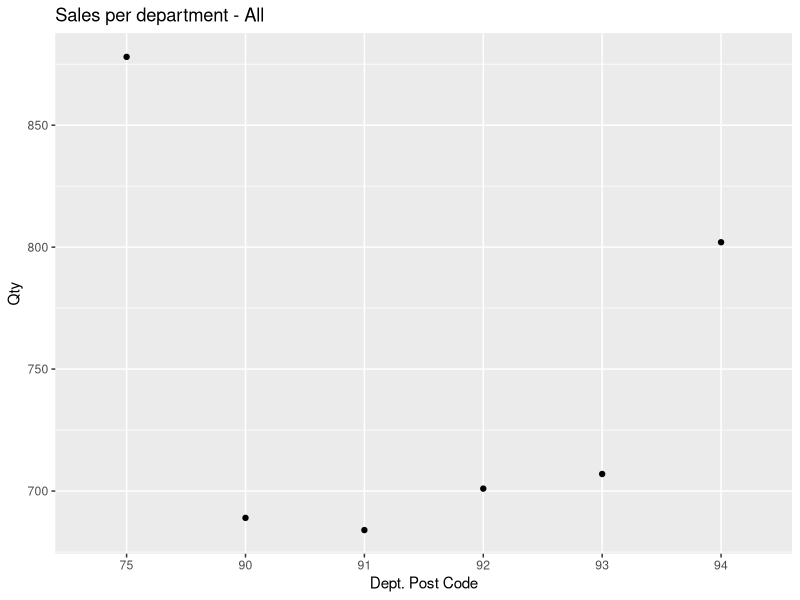

Reproduce this figure in R.
# Apply families
# The family comprises: apply, lapply , sapply, vapply, mapply, rapply, and tapply

# 1. apply
A <- matrix(rnorm(30), nrow=5, ncol=6)
A
apply(A, 2 ,sum)

# 2. lapply
A<-matrix(1:9, 3,3)
B<-matrix(4:15, 4,3)
C<-matrix(8:10, 3,2)
MyList<-list(A,B,C)
MyList

# extract the second column from the list of matrices, using the selection operator "["
lapply(MyList,"[", , 2)

# extract the first row from the list of matrices, using the selection operator "["
lapply(MyList,"[", 1, )

# extract the first row, second column element from the list of matrices, using the selection operator "["
lapply(MyList,"[", 1, 2)

# 3. sapply
sapply(MyList,"[", 1, 2)

sapply(MyList,"[", 1, 2, simplify=F)

unlist(lapply(MyList,"[",  1, 2 ))

# 4. rep
Z <- c(1, 2, 3)
Z=rep(Z,c(3, 2, 1))
Z

# 5. mapply
Q <- matrix(c(rep(1, 4), rep(2, 4), rep(3, 4), rep(4, 4)),4,4)
Q

Q <- mapply(rep,1:4,4)
Q

D<-matrix(1:9, 3)
OtherList <-list(A,B,D)
OtherList
mapply(identical, MyList, OtherList)

simplefunc <- function(x, y)
{
    NROW(x) + NROW(y)
}

mapply(simplefunc, MyList, OtherList)

# 6. sweep
MyPoints <- matrix(4:15, 4)
MyPoints

MyPoints_means=apply(MyPoints,2,mean)
MyPoints_means

MyPoints_sdev=apply(MyPoints,2,sd)
MyPoints_sdev

MyPoints_Trans1=sweep(MyPoints,2,MyPoints_means,"-")
MyPoints_Trans1

MyPoints_Trans2=sweep(MyPoints_Trans1,2,MyPoints_sdev,"/")
MyPoints_Trans2

# 7. aggregate

# 7.1 Find where the product sell best
Mydf <- data.frame(DepPC=c("90","91","92","93","94","75"), 
                   DProgr=c(1:120), 
                   Qty=c(7:31,9:23,99:124,2:28,14:19,21:29,4,3,1:9,66), 
                   Delivered=ifelse(rnorm(120)>0,TRUE,FALSE))

head(Mydf, 15)
tail(Mydf)
sapply(Mydf, class)
dim(Mydf)
unique(Mydf$DepPC)

# Where does the product sell best?
DepQtySum <- aggregate(Mydf$Qty,by=Mydf["DepPC"],FUN=sum)
DepQtySum
colnames(DepQtySum) <- c("DepPc", "Qty")
RankedDepQtySum <- DepQtySum[order(DepQtySum$Qty, decreasing=TRUE), ]
RankedDepQtySum

require(ggplot2)
ggplot(aggregate(Mydf$Qty,Mydf["DepPC"],sum), aes(x=DepPC, y=x)) +
  geom_point() + 
  labs(title="Sales per department - All", x="Dept. Post Code", y="Qty")

# 7.2 caculate averages
data("diamonds")
head(diamonds)
mean(diamonds$price)

aggregate(price ~ cut, diamonds, mean)
aggregate(price ~ cut, diamonds, mean, na.rm=TRUE)
aggregate(price ~ cut + color, diamonds, mean)
aggregate(cbind(price, carat) ~ cut, diamonds, mean)
aggregate(cbind(price, carat) ~ cut + color, diamonds, mean)
